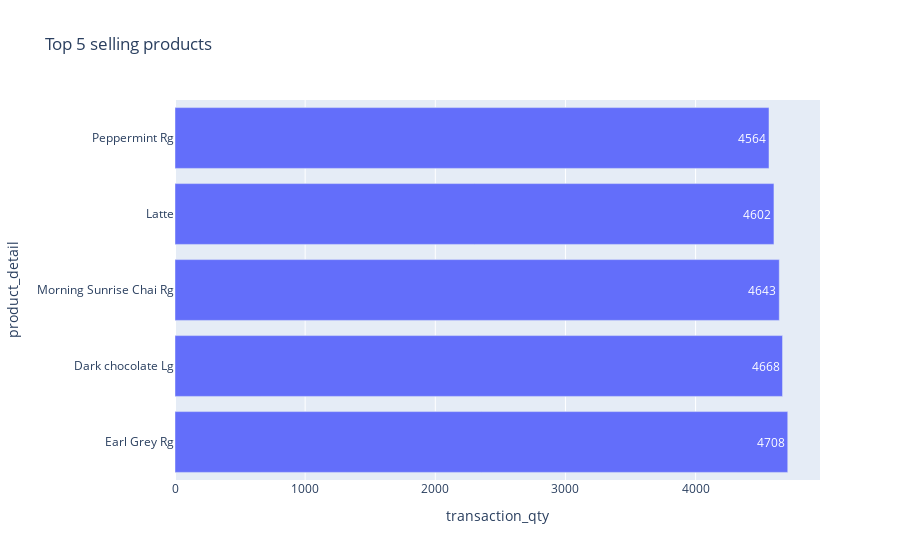

The notebook cell saved with this chart:
### Code cell
Product_sales = df.groupby('product_detail')['transaction_qty'].sum().sort_values(ascending = False).reset_index().head(5)
Product_sales
fig3 = px.bar(Product_sales, x = 'transaction_qty', y = 'product_detail', orientation = 'h',
               title = 'Top 5 selling products', text_auto = True)
fig3 .show()

### Figure 1 — Plotly figure (JSON) as saved in the notebook; plotly's stock layout.template omitted (floating-point values rounded to 4 significant figures)
{"data": [{"alignmentgroup": "True", "hovertemplate": "transaction_qty=%{x}<br>product_detail=%{y}<extra></extra>", "legendgroup": "", "marker": {"color": "#636efa", "pattern": {"shape": ""}}, "name": "", "offsetgroup": "", "orientation": "h", "showlegend": false, "textposition": "auto", "texttemplate": "%{x}", "type": "bar", "x": [4708, 4668, 4643, 4602, 4564], "xaxis": "x", "y": ["Earl Grey Rg", "Dark chocolate Lg", "Morning Sunrise Chai Rg", "Latte", "Peppermint Rg"], "yaxis": "y"}], "layout": {"autosize": true, "barmode": "relative", "legend": {"tracegroupgap": 0}, "title": {"text": "Top 5 selling products"}, "xaxis": {"anchor": "y", "autorange": true, "domain": [0, 1], "range": [0, 4956.0], "title": {"text": "transaction_qty"}, "type": "linear"}, "yaxis": {"anchor": "x", "autorange": true, "domain": [0, 1], "range": [-0.5, 4.5], "title": {"text": "product_detail"}, "type": "category"}}}
